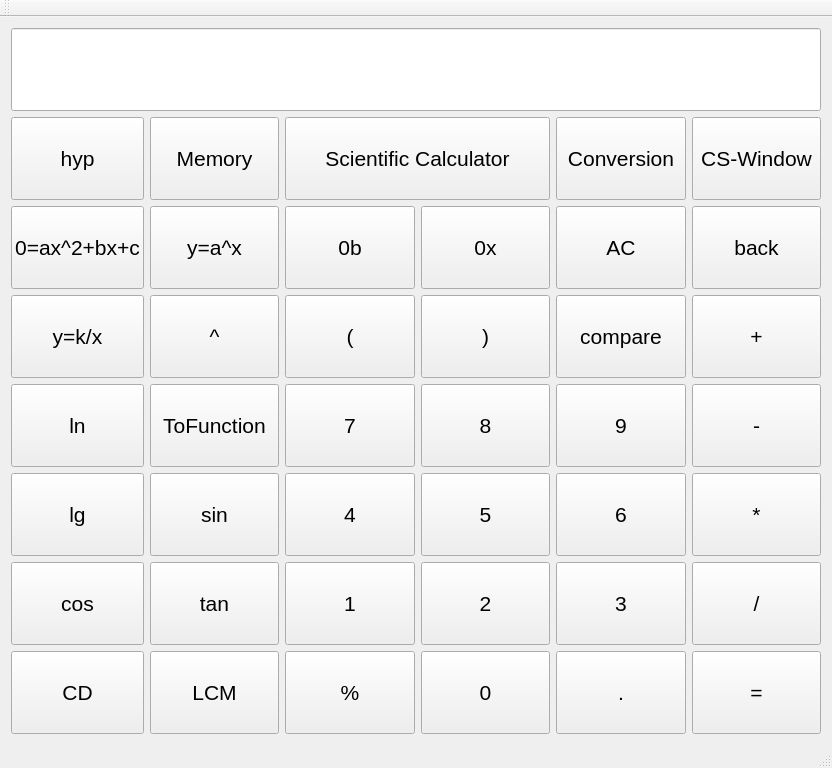
<?xml version="1.0" encoding="UTF-8"?>
<ui version="4.0">
 <class>Calqulator</class>
 <widget class="QMainWindow" name="Calqulator">
  <property name="geometry">
   <rect>
    <x>0</x>
    <y>0</y>
    <width>832</width>
    <height>768</height>
   </rect>
  </property>
  <property name="font">
   <font>
    <pointsize>11</pointsize>
   </font>
  </property>
  <property name="windowTitle">
   <string>Calqulator</string>
  </property>
  <widget class="QWidget" name="centralWidget">
   <layout class="QGridLayout" name="gridLayout">
    <item row="1" column="2" colspan="2">
     <widget class="QPushButton" name="pushButton">
      <property name="sizePolicy">
       <sizepolicy hsizetype="Preferred" vsizetype="Preferred">
        <horstretch>0</horstretch>
        <verstretch>0</verstretch>
       </sizepolicy>
      </property>
      <property name="font">
       <font>
        <family>Arial</family>
        <pointsize>16</pointsize>
       </font>
      </property>
      <property name="text">
       <string>Scientific Calculator</string>
      </property>
     </widget>
    </item>
    <item row="0" column="0" colspan="6">
     <widget class="QLineEdit" name="lineEdit">
      <property name="sizePolicy">
       <sizepolicy hsizetype="Preferred" vsizetype="Preferred">
        <horstretch>0</horstretch>
        <verstretch>0</verstretch>
       </sizepolicy>
      </property>
      <property name="font">
       <font>
        <pointsize>25</pointsize>
       </font>
      </property>
     </widget>
    </item>
    <item row="6" column="5">
     <widget class="QPushButton" name="divbtn">
      <property name="sizePolicy">
       <sizepolicy hsizetype="Preferred" vsizetype="Preferred">
        <horstretch>0</horstretch>
        <verstretch>0</verstretch>
       </sizepolicy>
      </property>
      <property name="font">
       <font>
        <family>Arial</family>
        <pointsize>16</pointsize>
       </font>
      </property>
      <property name="text">
       <string>/</string>
      </property>
     </widget>
    </item>
    <item row="4" column="5">
     <widget class="QPushButton" name="subbtn">
      <property name="sizePolicy">
       <sizepolicy hsizetype="Preferred" vsizetype="Preferred">
        <horstretch>0</horstretch>
        <verstretch>0</verstretch>
       </sizepolicy>
      </property>
      <property name="font">
       <font>
        <family>Arial</family>
        <pointsize>16</pointsize>
       </font>
      </property>
      <property name="text">
       <string>-</string>
      </property>
     </widget>
    </item>
    <item row="7" column="5">
     <widget class="QPushButton" name="equalbtn">
      <property name="sizePolicy">
       <sizepolicy hsizetype="Preferred" vsizetype="Preferred">
        <horstretch>0</horstretch>
        <verstretch>0</verstretch>
       </sizepolicy>
      </property>
      <property name="font">
       <font>
        <family>Arial</family>
        <pointsize>16</pointsize>
       </font>
      </property>
      <property name="text">
       <string>=</string>
      </property>
     </widget>
    </item>
    <item row="5" column="5">
     <widget class="QPushButton" name="mulbtn">
      <property name="sizePolicy">
       <sizepolicy hsizetype="Preferred" vsizetype="Preferred">
        <horstretch>0</horstretch>
        <verstretch>0</verstretch>
       </sizepolicy>
      </property>
      <property name="font">
       <font>
        <family>Arial</family>
        <pointsize>16</pointsize>
       </font>
      </property>
      <property name="text">
       <string>*</string>
      </property>
     </widget>
    </item>
    <item row="3" column="5">
     <widget class="QPushButton" name="addbtn">
      <property name="sizePolicy">
       <sizepolicy hsizetype="Preferred" vsizetype="Preferred">
        <horstretch>0</horstretch>
        <verstretch>0</verstretch>
       </sizepolicy>
      </property>
      <property name="font">
       <font>
        <family>Arial</family>
        <pointsize>16</pointsize>
       </font>
      </property>
      <property name="text">
       <string>+</string>
      </property>
     </widget>
    </item>
    <item row="2" column="5">
     <widget class="QPushButton" name="backbtn">
      <property name="sizePolicy">
       <sizepolicy hsizetype="Preferred" vsizetype="Preferred">
        <horstretch>0</horstretch>
        <verstretch>0</verstretch>
       </sizepolicy>
      </property>
      <property name="font">
       <font>
        <family>Arial</family>
        <pointsize>16</pointsize>
       </font>
      </property>
      <property name="text">
       <string>back</string>
      </property>
     </widget>
    </item>
    <item row="1" column="5">
     <widget class="QPushButton" name="cs_window">
      <property name="sizePolicy">
       <sizepolicy hsizetype="Preferred" vsizetype="Preferred">
        <horstretch>0</horstretch>
        <verstretch>0</verstretch>
       </sizepolicy>
      </property>
      <property name="font">
       <font>
        <family>Arial</family>
        <pointsize>16</pointsize>
       </font>
      </property>
      <property name="text">
       <string>CS-Window</string>
      </property>
     </widget>
    </item>
    <item row="7" column="3">
     <widget class="QPushButton" name="digitalbtn0">
      <property name="sizePolicy">
       <sizepolicy hsizetype="Preferred" vsizetype="Preferred">
        <horstretch>0</horstretch>
        <verstretch>0</verstretch>
       </sizepolicy>
      </property>
      <property name="font">
       <font>
        <family>Arial</family>
        <pointsize>16</pointsize>
       </font>
      </property>
      <property name="text">
       <string>0</string>
      </property>
     </widget>
    </item>
    <item row="2" column="3">
     <widget class="QPushButton" name="hexbtn">
      <property name="sizePolicy">
       <sizepolicy hsizetype="Preferred" vsizetype="Preferred">
        <horstretch>0</horstretch>
        <verstretch>0</verstretch>
       </sizepolicy>
      </property>
      <property name="font">
       <font>
        <family>Arial</family>
        <pointsize>16</pointsize>
       </font>
      </property>
      <property name="text">
       <string>0x</string>
      </property>
     </widget>
    </item>
    <item row="5" column="3">
     <widget class="QPushButton" name="digitalbtn5">
      <property name="sizePolicy">
       <sizepolicy hsizetype="Preferred" vsizetype="Preferred">
        <horstretch>0</horstretch>
        <verstretch>0</verstretch>
       </sizepolicy>
      </property>
      <property name="font">
       <font>
        <family>Arial</family>
        <pointsize>16</pointsize>
       </font>
      </property>
      <property name="text">
       <string>5</string>
      </property>
     </widget>
    </item>
    <item row="3" column="3">
     <widget class="QPushButton" name="rightbracketbtn">
      <property name="sizePolicy">
       <sizepolicy hsizetype="Preferred" vsizetype="Preferred">
        <horstretch>0</horstretch>
        <verstretch>0</verstretch>
       </sizepolicy>
      </property>
      <property name="font">
       <font>
        <family>Arial</family>
        <pointsize>16</pointsize>
       </font>
      </property>
      <property name="text">
       <string>)</string>
      </property>
     </widget>
    </item>
    <item row="6" column="3">
     <widget class="QPushButton" name="digitalbtn2">
      <property name="sizePolicy">
       <sizepolicy hsizetype="Preferred" vsizetype="Preferred">
        <horstretch>0</horstretch>
        <verstretch>0</verstretch>
       </sizepolicy>
      </property>
      <property name="font">
       <font>
        <family>Arial</family>
        <pointsize>16</pointsize>
       </font>
      </property>
      <property name="text">
       <string>2</string>
      </property>
     </widget>
    </item>
    <item row="4" column="3">
     <widget class="QPushButton" name="digitalbtn8">
      <property name="sizePolicy">
       <sizepolicy hsizetype="Preferred" vsizetype="Preferred">
        <horstretch>0</horstretch>
        <verstretch>0</verstretch>
       </sizepolicy>
      </property>
      <property name="font">
       <font>
        <family>Arial</family>
        <pointsize>16</pointsize>
       </font>
      </property>
      <property name="text">
       <string>8</string>
      </property>
     </widget>
    </item>
    <item row="1" column="1">
     <widget class="QPushButton" name="memory">
      <property name="sizePolicy">
       <sizepolicy hsizetype="Preferred" vsizetype="Preferred">
        <horstretch>0</horstretch>
        <verstretch>0</verstretch>
       </sizepolicy>
      </property>
      <property name="font">
       <font>
        <family>Arial</family>
        <pointsize>16</pointsize>
       </font>
      </property>
      <property name="text">
       <string>Memory</string>
      </property>
     </widget>
    </item>
    <item row="4" column="2">
     <widget class="QPushButton" name="digitalbtn7">
      <property name="sizePolicy">
       <sizepolicy hsizetype="Preferred" vsizetype="Preferred">
        <horstretch>0</horstretch>
        <verstretch>0</verstretch>
       </sizepolicy>
      </property>
      <property name="font">
       <font>
        <family>Arial</family>
        <pointsize>16</pointsize>
       </font>
      </property>
      <property name="text">
       <string>7</string>
      </property>
     </widget>
    </item>
    <item row="3" column="2">
     <widget class="QPushButton" name="leftbracketbtn">
      <property name="sizePolicy">
       <sizepolicy hsizetype="Preferred" vsizetype="Preferred">
        <horstretch>0</horstretch>
        <verstretch>0</verstretch>
       </sizepolicy>
      </property>
      <property name="font">
       <font>
        <family>Arial</family>
        <pointsize>16</pointsize>
       </font>
      </property>
      <property name="text">
       <string>(</string>
      </property>
     </widget>
    </item>
    <item row="6" column="2">
     <widget class="QPushButton" name="digitalbtn1">
      <property name="sizePolicy">
       <sizepolicy hsizetype="Preferred" vsizetype="Preferred">
        <horstretch>0</horstretch>
        <verstretch>0</verstretch>
       </sizepolicy>
      </property>
      <property name="font">
       <font>
        <family>Arial</family>
        <pointsize>16</pointsize>
       </font>
      </property>
      <property name="text">
       <string>1</string>
      </property>
     </widget>
    </item>
    <item row="4" column="1">
     <widget class="QPushButton" name="tofunction">
      <property name="sizePolicy">
       <sizepolicy hsizetype="Preferred" vsizetype="Preferred">
        <horstretch>0</horstretch>
        <verstretch>0</verstretch>
       </sizepolicy>
      </property>
      <property name="font">
       <font>
        <family>Arial</family>
        <pointsize>16</pointsize>
       </font>
      </property>
      <property name="text">
       <string>ToFunction</string>
      </property>
     </widget>
    </item>
    <item row="5" column="0">
     <widget class="QPushButton" name="lgbtn">
      <property name="sizePolicy">
       <sizepolicy hsizetype="Preferred" vsizetype="Preferred">
        <horstretch>0</horstretch>
        <verstretch>0</verstretch>
       </sizepolicy>
      </property>
      <property name="font">
       <font>
        <family>Arial</family>
        <pointsize>16</pointsize>
       </font>
      </property>
      <property name="text">
       <string>lg</string>
      </property>
     </widget>
    </item>
    <item row="5" column="1">
     <widget class="QPushButton" name="sinbtn">
      <property name="sizePolicy">
       <sizepolicy hsizetype="Preferred" vsizetype="Preferred">
        <horstretch>0</horstretch>
        <verstretch>0</verstretch>
       </sizepolicy>
      </property>
      <property name="font">
       <font>
        <family>Arial</family>
        <pointsize>16</pointsize>
       </font>
      </property>
      <property name="text">
       <string>sin</string>
      </property>
     </widget>
    </item>
    <item row="2" column="2">
     <widget class="QPushButton" name="binbtn">
      <property name="sizePolicy">
       <sizepolicy hsizetype="Preferred" vsizetype="Preferred">
        <horstretch>0</horstretch>
        <verstretch>0</verstretch>
       </sizepolicy>
      </property>
      <property name="font">
       <font>
        <family>Arial</family>
        <pointsize>16</pointsize>
       </font>
      </property>
      <property name="text">
       <string>0b</string>
      </property>
     </widget>
    </item>
    <item row="5" column="2">
     <widget class="QPushButton" name="digitalbtn4">
      <property name="sizePolicy">
       <sizepolicy hsizetype="Preferred" vsizetype="Preferred">
        <horstretch>0</horstretch>
        <verstretch>0</verstretch>
       </sizepolicy>
      </property>
      <property name="font">
       <font>
        <family>Arial</family>
        <pointsize>16</pointsize>
       </font>
      </property>
      <property name="text">
       <string>4</string>
      </property>
     </widget>
    </item>
    <item row="7" column="1">
     <widget class="QPushButton" name="lcmbtn">
      <property name="sizePolicy">
       <sizepolicy hsizetype="Preferred" vsizetype="Preferred">
        <horstretch>0</horstretch>
        <verstretch>0</verstretch>
       </sizepolicy>
      </property>
      <property name="font">
       <font>
        <family>Arial</family>
        <pointsize>16</pointsize>
       </font>
      </property>
      <property name="text">
       <string>LCM</string>
      </property>
      <property name="iconSize">
       <size>
        <width>12</width>
        <height>12</height>
       </size>
      </property>
     </widget>
    </item>
    <item row="7" column="2">
     <widget class="QPushButton" name="percentbtn">
      <property name="sizePolicy">
       <sizepolicy hsizetype="Preferred" vsizetype="Preferred">
        <horstretch>0</horstretch>
        <verstretch>0</verstretch>
       </sizepolicy>
      </property>
      <property name="font">
       <font>
        <family>Arial</family>
        <pointsize>16</pointsize>
       </font>
      </property>
      <property name="text">
       <string>%</string>
      </property>
     </widget>
    </item>
    <item row="6" column="1">
     <widget class="QPushButton" name="tanbtn">
      <property name="sizePolicy">
       <sizepolicy hsizetype="Preferred" vsizetype="Preferred">
        <horstretch>0</horstretch>
        <verstretch>0</verstretch>
       </sizepolicy>
      </property>
      <property name="font">
       <font>
        <family>Arial</family>
        <pointsize>16</pointsize>
       </font>
      </property>
      <property name="text">
       <string>tan</string>
      </property>
     </widget>
    </item>
    <item row="2" column="1">
     <widget class="QPushButton" name="function_a_x">
      <property name="sizePolicy">
       <sizepolicy hsizetype="Preferred" vsizetype="Preferred">
        <horstretch>0</horstretch>
        <verstretch>0</verstretch>
       </sizepolicy>
      </property>
      <property name="font">
       <font>
        <family>Arial</family>
        <pointsize>16</pointsize>
       </font>
      </property>
      <property name="text">
       <string>y=a^x</string>
      </property>
     </widget>
    </item>
    <item row="3" column="1">
     <widget class="QPushButton" name="pawbtn">
      <property name="sizePolicy">
       <sizepolicy hsizetype="Preferred" vsizetype="Preferred">
        <horstretch>0</horstretch>
        <verstretch>0</verstretch>
       </sizepolicy>
      </property>
      <property name="font">
       <font>
        <family>Arial</family>
        <pointsize>16</pointsize>
       </font>
      </property>
      <property name="text">
       <string>^</string>
      </property>
     </widget>
    </item>
    <item row="4" column="4">
     <widget class="QPushButton" name="digitalbtn9">
      <property name="sizePolicy">
       <sizepolicy hsizetype="Preferred" vsizetype="Preferred">
        <horstretch>0</horstretch>
        <verstretch>0</verstretch>
       </sizepolicy>
      </property>
      <property name="font">
       <font>
        <family>Arial</family>
        <pointsize>16</pointsize>
       </font>
      </property>
      <property name="text">
       <string>9</string>
      </property>
     </widget>
    </item>
    <item row="5" column="4">
     <widget class="QPushButton" name="digitalbtn6">
      <property name="sizePolicy">
       <sizepolicy hsizetype="Preferred" vsizetype="Preferred">
        <horstretch>0</horstretch>
        <verstretch>0</verstretch>
       </sizepolicy>
      </property>
      <property name="font">
       <font>
        <family>Arial</family>
        <pointsize>16</pointsize>
       </font>
      </property>
      <property name="text">
       <string>6</string>
      </property>
     </widget>
    </item>
    <item row="3" column="0">
     <widget class="QPushButton" name="inversefunction">
      <property name="sizePolicy">
       <sizepolicy hsizetype="Preferred" vsizetype="Preferred">
        <horstretch>0</horstretch>
        <verstretch>0</verstretch>
       </sizepolicy>
      </property>
      <property name="font">
       <font>
        <family>Arial</family>
        <pointsize>16</pointsize>
       </font>
      </property>
      <property name="text">
       <string>y=k/x</string>
      </property>
     </widget>
    </item>
    <item row="6" column="4">
     <widget class="QPushButton" name="digitalbtn3">
      <property name="sizePolicy">
       <sizepolicy hsizetype="Preferred" vsizetype="Preferred">
        <horstretch>0</horstretch>
        <verstretch>0</verstretch>
       </sizepolicy>
      </property>
      <property name="font">
       <font>
        <family>Arial</family>
        <pointsize>16</pointsize>
       </font>
      </property>
      <property name="text">
       <string>3</string>
      </property>
     </widget>
    </item>
    <item row="1" column="4">
     <widget class="QPushButton" name="conversition">
      <property name="sizePolicy">
       <sizepolicy hsizetype="Preferred" vsizetype="Preferred">
        <horstretch>0</horstretch>
        <verstretch>0</verstretch>
       </sizepolicy>
      </property>
      <property name="font">
       <font>
        <family>Arial</family>
        <pointsize>16</pointsize>
       </font>
      </property>
      <property name="text">
       <string>Conversion</string>
      </property>
     </widget>
    </item>
    <item row="2" column="4">
     <widget class="QPushButton" name="allclearbtn">
      <property name="sizePolicy">
       <sizepolicy hsizetype="Preferred" vsizetype="Preferred">
        <horstretch>0</horstretch>
        <verstretch>0</verstretch>
       </sizepolicy>
      </property>
      <property name="font">
       <font>
        <family>Arial</family>
        <pointsize>16</pointsize>
       </font>
      </property>
      <property name="text">
       <string>AC</string>
      </property>
     </widget>
    </item>
    <item row="6" column="0">
     <widget class="QPushButton" name="cosbtn">
      <property name="sizePolicy">
       <sizepolicy hsizetype="Preferred" vsizetype="Preferred">
        <horstretch>0</horstretch>
        <verstretch>0</verstretch>
       </sizepolicy>
      </property>
      <property name="font">
       <font>
        <family>Arial</family>
        <pointsize>16</pointsize>
       </font>
      </property>
      <property name="text">
       <string>cos</string>
      </property>
     </widget>
    </item>
    <item row="3" column="4">
     <widget class="QPushButton" name="comparebtn">
      <property name="sizePolicy">
       <sizepolicy hsizetype="Preferred" vsizetype="Preferred">
        <horstretch>0</horstretch>
        <verstretch>0</verstretch>
       </sizepolicy>
      </property>
      <property name="font">
       <font>
        <family>Arial</family>
        <pointsize>16</pointsize>
       </font>
      </property>
      <property name="text">
       <string>compare</string>
      </property>
     </widget>
    </item>
    <item row="7" column="0">
     <widget class="QPushButton" name="cdbtn">
      <property name="sizePolicy">
       <sizepolicy hsizetype="Preferred" vsizetype="Preferred">
        <horstretch>0</horstretch>
        <verstretch>0</verstretch>
       </sizepolicy>
      </property>
      <property name="font">
       <font>
        <family>Arial</family>
        <pointsize>16</pointsize>
       </font>
      </property>
      <property name="text">
       <string>CD</string>
      </property>
     </widget>
    </item>
    <item row="4" column="0">
     <widget class="QPushButton" name="lnbtn">
      <property name="sizePolicy">
       <sizepolicy hsizetype="Preferred" vsizetype="Preferred">
        <horstretch>0</horstretch>
        <verstretch>0</verstretch>
       </sizepolicy>
      </property>
      <property name="font">
       <font>
        <family>Arial</family>
        <pointsize>16</pointsize>
       </font>
      </property>
      <property name="text">
       <string>ln</string>
      </property>
     </widget>
    </item>
    <item row="2" column="0">
     <widget class="QPushButton" name="function_2">
      <property name="sizePolicy">
       <sizepolicy hsizetype="Preferred" vsizetype="Preferred">
        <horstretch>0</horstretch>
        <verstretch>0</verstretch>
       </sizepolicy>
      </property>
      <property name="font">
       <font>
        <family>Arial</family>
        <pointsize>16</pointsize>
       </font>
      </property>
      <property name="text">
       <string>0=ax^2+bx+c</string>
      </property>
     </widget>
    </item>
    <item row="7" column="4">
     <widget class="QPushButton" name="pointbtn">
      <property name="sizePolicy">
       <sizepolicy hsizetype="Preferred" vsizetype="Preferred">
        <horstretch>0</horstretch>
        <verstretch>0</verstretch>
       </sizepolicy>
      </property>
      <property name="font">
       <font>
        <family>Arial</family>
        <pointsize>16</pointsize>
       </font>
      </property>
      <property name="text">
       <string>.</string>
      </property>
     </widget>
    </item>
    <item row="1" column="0">
     <widget class="QPushButton" name="hypbtn">
      <property name="sizePolicy">
       <sizepolicy hsizetype="Preferred" vsizetype="Preferred">
        <horstretch>0</horstretch>
        <verstretch>0</verstretch>
       </sizepolicy>
      </property>
      <property name="font">
       <font>
        <family>Arial</family>
        <pointsize>16</pointsize>
       </font>
      </property>
      <property name="text">
       <string>hyp</string>
      </property>
     </widget>
    </item>
   </layout>
  </widget>
  <widget class="QMenuBar" name="menuBar">
   <property name="geometry">
    <rect>
     <x>0</x>
     <y>0</y>
     <width>832</width>
     <height>17</height>
    </rect>
   </property>
  </widget>
  <widget class="QToolBar" name="mainToolBar">
   <attribute name="toolBarArea">
    <enum>TopToolBarArea</enum>
   </attribute>
   <attribute name="toolBarBreak">
    <bool>false</bool>
   </attribute>
  </widget>
  <widget class="QStatusBar" name="statusBar"/>
 </widget>
 <layoutdefault spacing="6" margin="11"/>
 <resources/>
 <connections/>
</ui>
